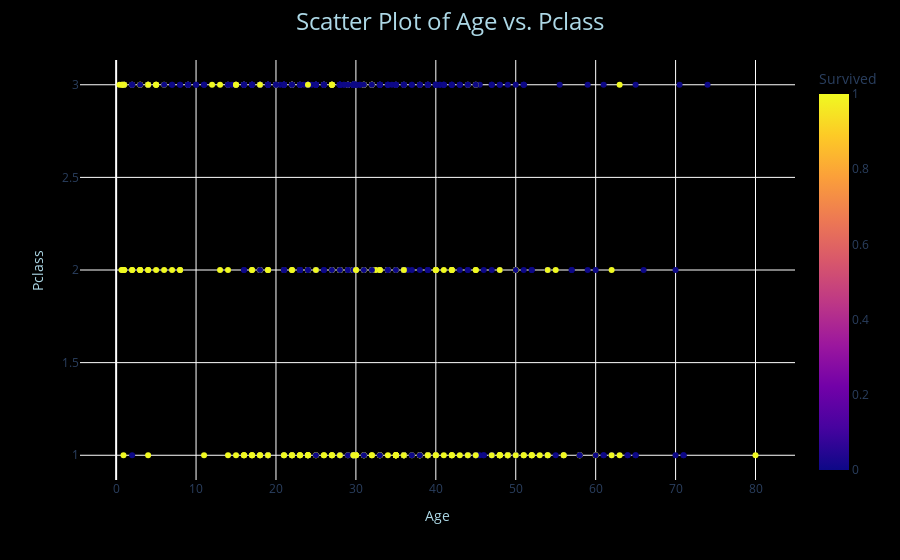

Here is the notebook cell this chart was saved with:
### Code cell
graph_3variables= px.scatter(clean_titanic_data,x="Age", y="Pclass", color="Survived")
graph_3variables.update_layout(
    paper_bgcolor='rgb(0,0,0)',
    plot_bgcolor='rgb(0,0,0)',
    xaxis=dict(title=dict(text="Age", font=dict(color="lightblue"))),  
    yaxis=dict(title=dict(text="Pclass", font=dict(color="lightblue"))),  
    legend=dict(title=dict(text="Survived", font=dict(color="green"))),
    title=dict(text="Scatter Plot of Age vs. Pclass", font=dict(color="lightblue", size=24), x=0.5),  
)
graph_3variables.show()

### Figure 1 — Plotly figure (JSON) as saved in the notebook; plotly's stock layout.template omitted (floating-point values rounded to 4 significant figures; data arrays with more than 128 entries replaced by an {"elided": "..."} marker saying what was removed)
{"data": [{"hovertemplate": "Age=%{x}<br>Pclass=%{y}<br>Survived=%{marker.color}<extra></extra>", "legendgroup": "", "marker": {"color": {"elided": "891 int values"}, "coloraxis": "coloraxis", "symbol": "circle"}, "mode": "markers", "name": "", "orientation": "v", "showlegend": false, "type": "scatter", "x": {"elided": "891 float values"}, "xaxis": "x", "y": {"elided": "891 int values"}, "yaxis": "y"}], "layout": {"coloraxis": {"colorbar": {"title": {"text": "Survived"}}, "colorscale": [[0, "#0d0887"], [0.1111, "#46039f"], [0.2222, "#7201a8"], [0.3333, "#9c179e"], [0.4444, "#bd3786"], [0.5556, "#d8576b"], [0.6667, "#ed7953"], [0.7778, "#fb9f3a"], [0.8889, "#fdca26"], [1, "#f0f921"]]}, "legend": {"title": {"font": {"color": "green"}, "text": "Survived"}, "tracegroupgap": 0}, "margin": {"t": 60}, "paper_bgcolor": "rgb(0,0,0)", "plot_bgcolor": "rgb(0,0,0)", "title": {"font": {"color": "lightblue", "size": 24}, "text": "Scatter Plot of Age vs. Pclass", "x": 0.5}, "xaxis": {"anchor": "y", "domain": [0, 1], "title": {"font": {"color": "lightblue"}, "text": "Age"}}, "yaxis": {"anchor": "x", "domain": [0, 1], "title": {"font": {"color": "lightblue"}, "text": "Pclass"}}}}
